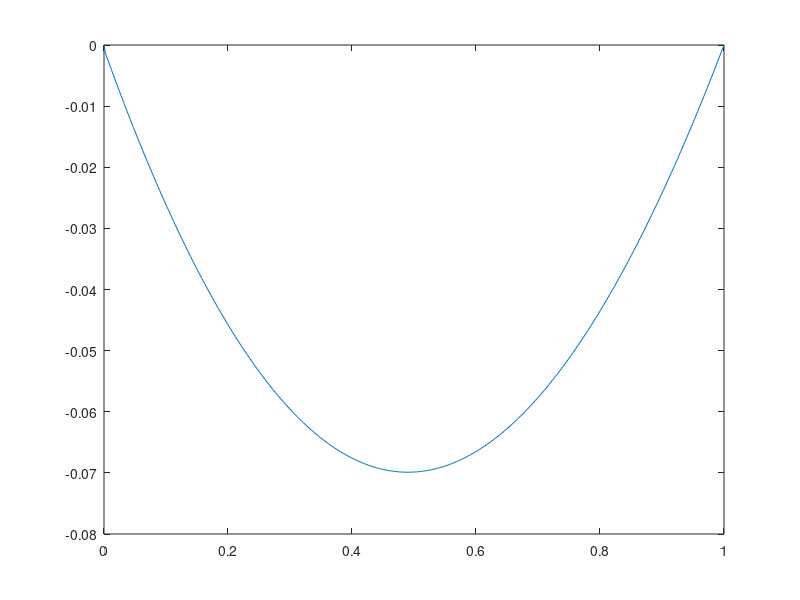

MATLAB code for this plot:
%using central differences
h=1/400;
N=1/h;
x=[0:h:1];
a=zeros(1,N+1);
b=zeros(1,N+1);
c=zeros(1,N+1);
d=zeros(1,N+1);
n=1;
%generating all the matrix elements of the tridiagonal system
% note that the realtions used below have been derived taking into
% consideration the given linear differential equation
while(n<=N+1)
    a(n)=-1-(h*(-2)/2);
    b(n)=-(h^2)*x(n);
    c(n)=-1+(h*(-2)/2);
    d(n)=2+(h*h)*(-1);
    n=n+1;
end
y=zeros(1,N+2);% the solution matrix
y(1)=0;
y(N+2)=0;% these initial values are known
% now build the matrix 
% it gets really tricky here however there is a function in built in MATLAB
% but using it would require some modifications
a1=zeros(1,N);n=1;
c1=zeros(1,N);
while(n<=N)
    a1(n)=a(n+1);
    c1(n)=c(n);
    n=n+1;
end
% using these matrices d,a1,c1 we built the tridiagonal system
A=gallery('tridiag',a1,d,c1);% A is the tridiagonal matrix
B=zeros(N+1,1);n=1;
while(n<=N+1)
    B(n,1)=b(n);
    n=n+1;
end
g=zeros(N+1,1);
g=A\B;%solving the equation
n=2;
while(n<=N+1)
    y(n)=g(n);
    n=n+1;
end
z=[0:1/(N+1):1];
plot(z,y);
